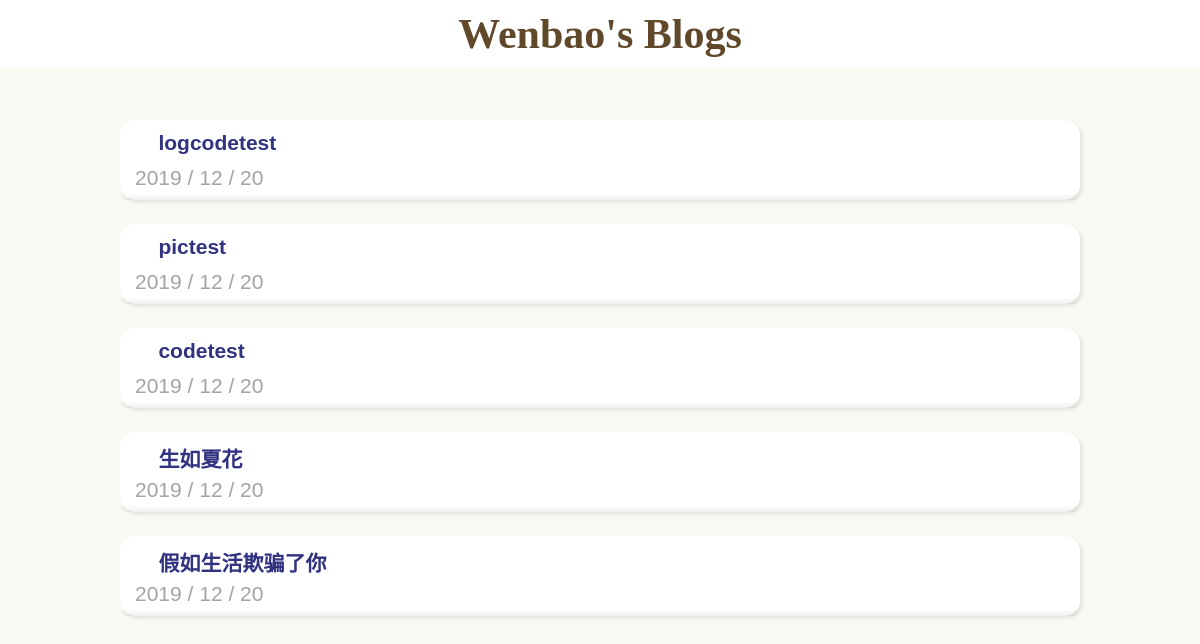
Before: /myblog/ with the older database file.
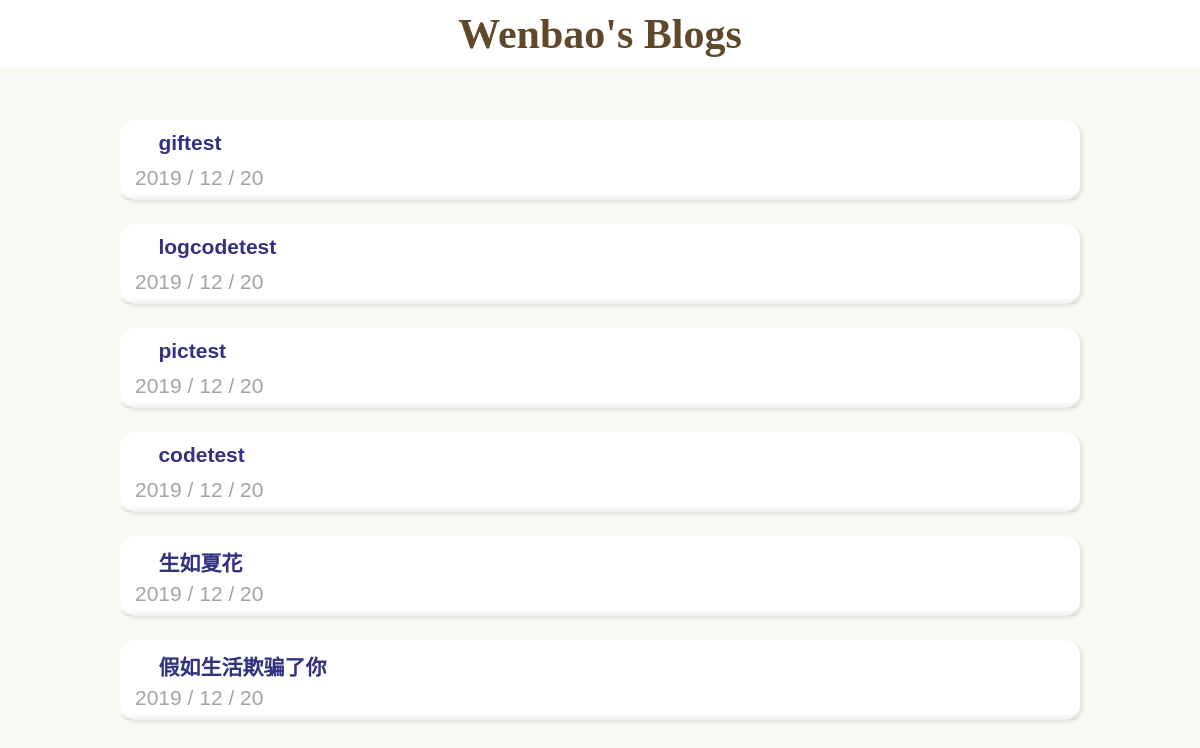
After: the same page with the newer database file.
### blog/models.py (models this page shows, shortened)
class Post(models.Model):
    title = models.CharField(max_length=100)
    content = MDTextField()
    created_at = models.DateTimeField(default = timezone.now)
    modified_at = models.DateTimeField(auto_now_add = True)
    status = models.CharField(max_length=1, choices=STATUS_CHOICES, default='p')

### blog/views.py (the view)
# urls.py: 2. Add a URL to urlpatterns:  path('', views.home, name='home')
def home(request):
    post_list = Post.objects.filter(status = 'p').order_by('-created_at')
    return render(request, 'home.html', {'post_list':post_list})

### templates/home.html (shortened to what this page needs)
{% load i18n static %}<!doctype html>
<html lang="en">
<head>
    <link href="{% static "blog/css/style.css" %}" rel="stylesheet" type="text/css">
</head>
<body>
    <div class="header">
        <h1 class="site-title text-center"><a href="/myblog/">Wenbao's Blogs</a></h1>
    </div>
    <div class="container">
        {% for post in post_list %}
            <div class="post-wrapper">
                <div class="post">
                    <div class="post-heading" onclick=window.location.href="{% url 'post_detail' title=post.title %}">
                        <h1 class="title">{{ post.title }}</h1>
                        <div class="date">{{ post.created_at|date:"Y / m / d" }}</div>
                    </div>
                </div>
            </div>
        {% endfor %}
    </div>
</body>
</html>

Changed rows visible on the page:
added Post: title "giftest", created_at "2019 / 12 / 20"
